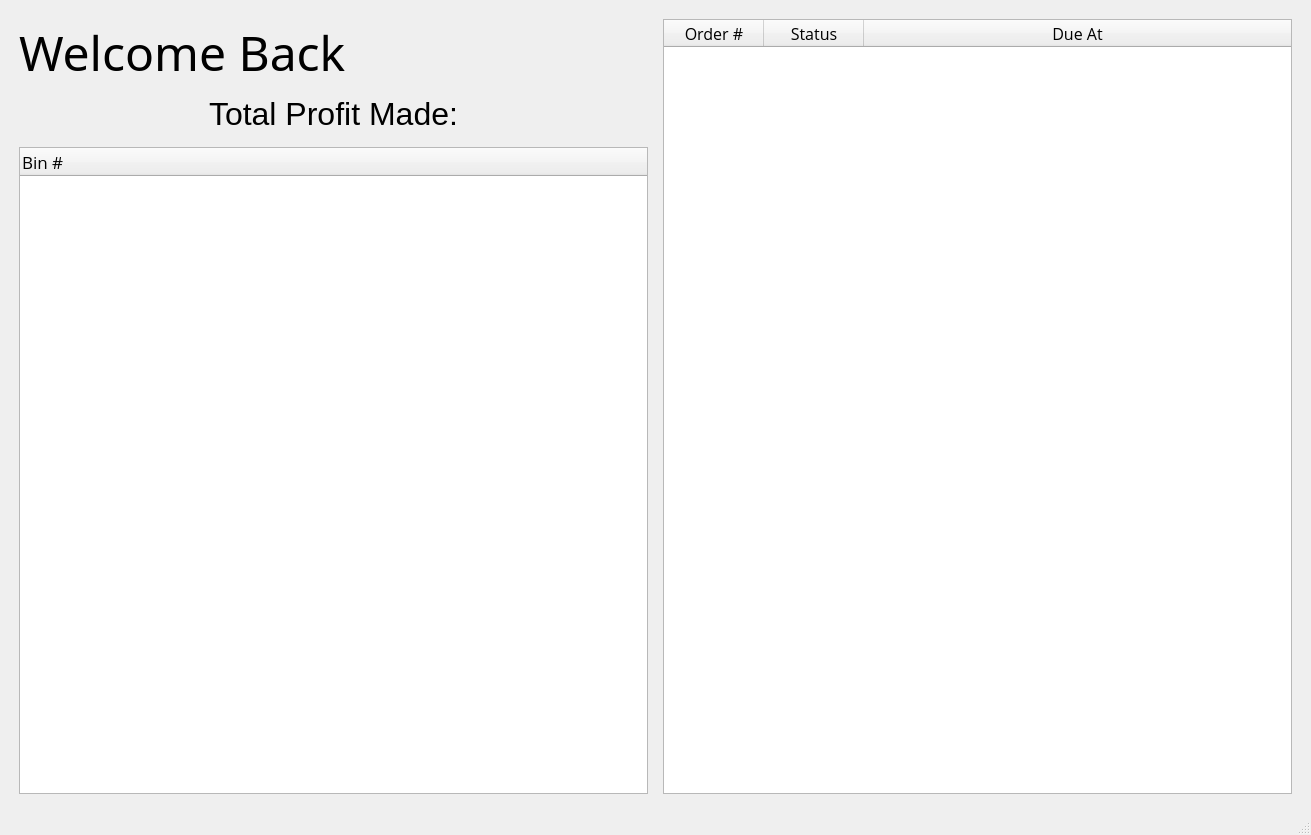
<?xml version="1.0" encoding="UTF-8"?>
<ui version="4.0">
 <class>MainWindow</class>
 <widget class="QMainWindow" name="MainWindow">
  <property name="geometry">
   <rect>
    <x>0</x>
    <y>0</y>
    <width>1311</width>
    <height>835</height>
   </rect>
  </property>
  <property name="windowTitle">
   <string>MainWindow</string>
  </property>
  <widget class="QWidget" name="centralwidget">
   <layout class="QGridLayout" name="gridLayout">
    <item row="0" column="1">
     <layout class="QHBoxLayout" name="horizontalLayout" stretch="1,1">
      <property name="spacing">
       <number>15</number>
      </property>
      <property name="sizeConstraint">
       <enum>QLayout::SetDefaultConstraint</enum>
      </property>
      <property name="leftMargin">
       <number>10</number>
      </property>
      <property name="topMargin">
       <number>10</number>
      </property>
      <property name="rightMargin">
       <number>10</number>
      </property>
      <property name="bottomMargin">
       <number>10</number>
      </property>
      <item>
       <layout class="QVBoxLayout" name="verticalLayout_4">
        <item>
         <layout class="QVBoxLayout" name="verticalLayout_5" stretch="0,0">
          <property name="spacing">
           <number>10</number>
          </property>
          <item>
           <widget class="QLabel" name="greeting">
            <property name="font">
             <font>
              <family>Noto Sans Sinhala UI ExtraCondensed</family>
              <pointsize>36</pointsize>
              <weight>50</weight>
              <bold>false</bold>
             </font>
            </property>
            <property name="text">
             <string>Welcome Back</string>
            </property>
            <property name="margin">
             <number>30</number>
            </property>
           </widget>
          </item>
          <item>
           <widget class="QLabel" name="total_profit">
            <property name="font">
             <font>
              <family>Cantarell</family>
              <pointsize>24</pointsize>
              <weight>50</weight>
              <bold>false</bold>
             </font>
            </property>
            <property name="text">
             <string>Total Profit Made:</string>
            </property>
            <property name="alignment">
             <set>Qt::AlignCenter</set>
            </property>
            <property name="margin">
             <number>30</number>
            </property>
           </widget>
          </item>
         </layout>
        </item>
        <item>
         <layout class="QVBoxLayout" name="verticalLayout_3">
          <item>
           <widget class="QTreeWidget" name="bins">
            <column>
             <property name="text">
              <string>Bin #</string>
             </property>
             <property name="font">
              <font>
               <family>Open Sans</family>
               <pointsize>13</pointsize>
              </font>
             </property>
            </column>
            <item>
             <property name="text">
              <string/>
             </property>
            </item>
           </widget>
          </item>
         </layout>
        </item>
       </layout>
      </item>
      <item>
       <layout class="QVBoxLayout" name="verticalLayout_6">
        <item>
         <widget class="QTableWidget" name="orders">
          <attribute name="horizontalHeaderVisible">
           <bool>true</bool>
          </attribute>
          <attribute name="horizontalHeaderCascadingSectionResizes">
           <bool>false</bool>
          </attribute>
          <attribute name="horizontalHeaderMinimumSectionSize">
           <number>100</number>
          </attribute>
          <attribute name="horizontalHeaderDefaultSectionSize">
           <number>100</number>
          </attribute>
          <attribute name="horizontalHeaderHighlightSections">
           <bool>false</bool>
          </attribute>
          <attribute name="horizontalHeaderShowSortIndicator" stdset="0">
           <bool>false</bool>
          </attribute>
          <attribute name="horizontalHeaderStretchLastSection">
           <bool>true</bool>
          </attribute>
          <attribute name="verticalHeaderVisible">
           <bool>false</bool>
          </attribute>
          <attribute name="verticalHeaderCascadingSectionResizes">
           <bool>false</bool>
          </attribute>
          <column>
           <property name="text">
            <string>Order #</string>
           </property>
           <property name="font">
            <font>
             <family>Open Sans</family>
             <pointsize>12</pointsize>
            </font>
           </property>
          </column>
          <column>
           <property name="text">
            <string>Status</string>
           </property>
           <property name="font">
            <font>
             <family>Open Sans</family>
             <pointsize>12</pointsize>
            </font>
           </property>
          </column>
          <column>
           <property name="text">
            <string>Due At</string>
           </property>
           <property name="font">
            <font>
             <family>Open Sans</family>
             <pointsize>12</pointsize>
            </font>
           </property>
          </column>
         </widget>
        </item>
       </layout>
      </item>
     </layout>
    </item>
   </layout>
  </widget>
  <widget class="QMenuBar" name="menubar">
   <property name="geometry">
    <rect>
     <x>0</x>
     <y>0</y>
     <width>1311</width>
     <height>22</height>
    </rect>
   </property>
  </widget>
  <widget class="QStatusBar" name="statusbar"/>
 </widget>
 <resources/>
 <connections/>
</ui>
